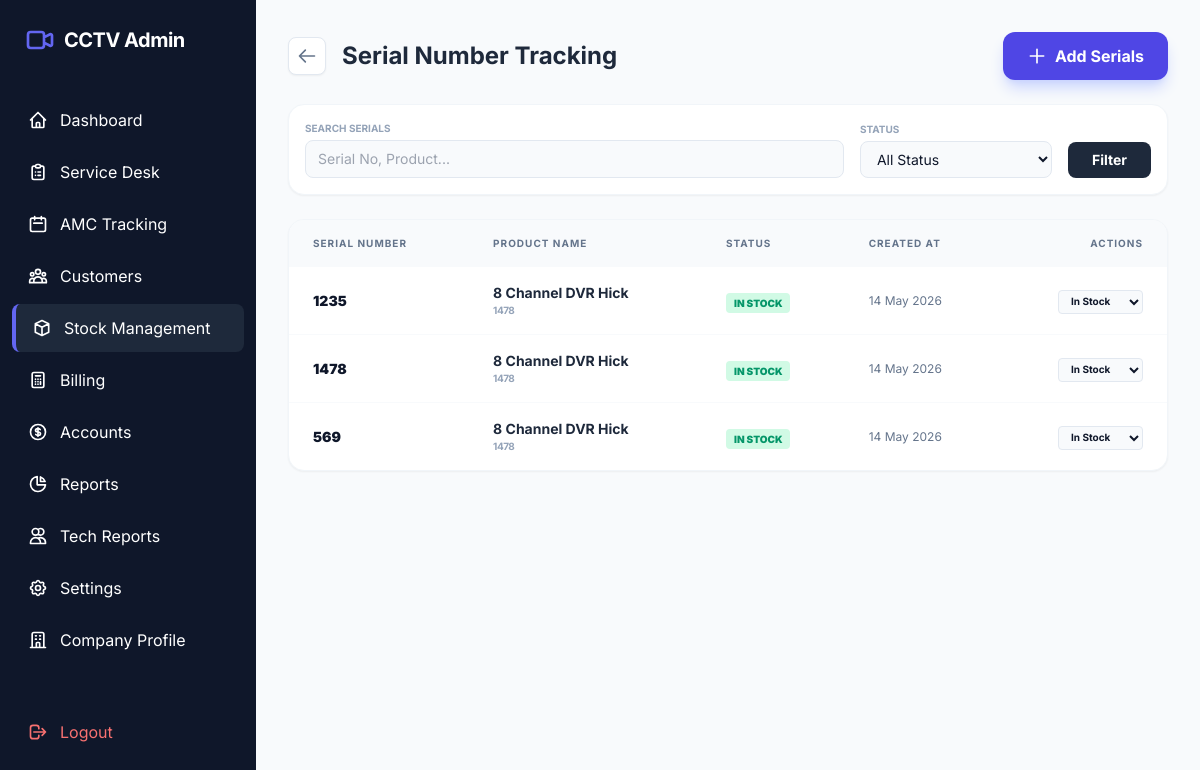
The app's page /admin/stock/serials.php (signed in) with its own data.
### tables this page shows
CREATE TABLE `product_serials` (
  `id` int(11) NOT NULL,
  `product_id` int(11) DEFAULT NULL,
  `serial_number` varchar(100) NOT NULL,
  `status` enum('In Stock','Sold','Defective','Returned') DEFAULT 'In Stock',
  `created_at` timestamp NOT NULL DEFAULT current_timestamp()
);

CREATE TABLE `products` (
  `id` int(11) NOT NULL,
  `category_id` int(11) DEFAULT NULL,
  `product_name` varchar(255) NOT NULL,
  `product_code` varchar(100) DEFAULT NULL,
  `unit` varchar(50) DEFAULT 'Pcs',
  `category` varchar(50) DEFAULT NULL COMMENT 'Camera, DVR, HDD, Power Supply, etc.',
  `serial_number` varchar(100) DEFAULT NULL,
  `unit_price` decimal(10,2) NOT NULL,
  `current_stock` int(11) DEFAULT 0,
  `opening_stock` int(11) DEFAULT 0,
  `description` text DEFAULT NULL,
  `warranty_months` int(11) DEFAULT 12
);

### admin/stock/serials.php (the view, shortened to what this page needs)
<?php
require_once '../../includes/db_connect.php';
$search = $_GET['search'] ?? '';
$query = "SELECT s.*, p.product_name, p.product_code
          FROM product_serials s
          JOIN products p ON s.product_id = p.id
          WHERE 1=1";
$params = [];
$query .= " ORDER BY s.created_at DESC LIMIT 100";
$stmt = $pdo->prepare($query);
$stmt->execute($params);
$serials = $stmt->fetchAll();
require_once '../../includes/header.php';
?>
<div class="space-y-6">
    <div class="flex flex-col md:flex-row justify-between items-start md:items-center gap-4">
        <div class="flex items-center gap-4">
            <a href="index.php" class="p-2 bg-white border border-slate-200 rounded-lg text-slate-500 hover:text-indigo-600 transition shadow-sm">
                <svg xmlns="http://www.w3.org/2000/svg" class="h-5 w-5" fill="none" viewBox="0 0 24 24" stroke="currentColor"><path stroke-linecap="round" stroke-linejoin="round" stroke-width="2" d="M10 19l-7-7m0 0l7-7m-7 7h18" /></svg>
            </a>
            <h1 class="text-2xl font-bold text-slate-800">Serial Number Tracking</h1>
        </div>
        <button onclick="openModal()" class="bg-indigo-600 text-white px-6 py-3 rounded-xl font-bold hover:bg-indigo-700 transition shadow-lg shadow-indigo-200 flex items-center gap-2">
            <svg xmlns="http://www.w3.org/2000/svg" class="h-5 w-5" fill="none" viewBox="0 0 24 24" stroke="currentColor"><path stroke-linecap="round" stroke-linejoin="round" stroke-width="2" d="M12 4v16m8-8H4" /></svg>
            Add Serials
        </button>
    </div>
    <form class="bg-white p-4 rounded-2xl border border-slate-100 shadow-sm flex flex-wrap gap-4 items-end">
        <div class="flex-1 min-w-[200px]">
            <label class="block text-[10px] font-bold text-slate-400 uppercase mb-1">Search Serials</label>
            <input type="text" name="search" value="<?php echo htmlspecialchars($search); ?>" placeholder="Serial No, Product..." class="w-full bg-slate-50 border border-slate-200 rounded-lg px-3 py-2 text-sm outline-none focus:ring-2 focus:ring-indigo-500">
        </div>
        <div class="w-48">
            <label class="block text-[10px] font-bold text-slate-400 uppercase mb-1">Status</label>
            <select name="status" class="w-full bg-slate-50 border border-slate-200 rounded-lg px-3 py-2 text-sm outline-none focus:ring-2 focus:ring-indigo-500">
                <option value="">All Status</option>
            </select>
        </div>
        <button type="submit" class="bg-slate-800 text-white px-6 py-2 rounded-lg text-sm font-bold hover:bg-slate-900 transition">Filter</button>
    </form>
    <div class="bg-white rounded-2xl border border-slate-100 shadow-sm overflow-hidden">
        <div class="overflow-x-auto">
            <table class="w-full text-left">
                <thead>
                    <tr class="bg-slate-50 text-slate-500 text-[10px] uppercase tracking-widest font-bold">
                        <th class="px-6 py-4">Serial Number</th>
                        <th class="px-6 py-4">Product Name</th>
                        <th class="px-6 py-4">Status</th>
                        <th class="px-6 py-4">Created At</th>
                        <th class="px-6 py-4 text-right">Actions</th>
                    </tr>
                </thead>
                <tbody class="divide-y divide-slate-50">
                    <?php if (empty($serials)): ?>
                        <tr><td colspan="5" class="px-6 py-12 text-center text-slate-400 italic">No serial numbers found.</td></tr>
                    <?php else: ?>
                        <?php foreach ($serials as $s): ?>
                        <tr class="hover:bg-slate-50/50 transition">
                            <td class="px-6 py-4 text-sm font-black text-slate-900"><?php echo htmlspecialchars($s['serial_number']); ?></td>
                            <td class="px-6 py-4">
                                <p class="text-sm font-bold text-slate-800"><?php echo htmlspecialchars($s['product_name']); ?></p>
                                <p class="text-[10px] text-slate-400 font-bold uppercase tracking-tighter"><?php echo htmlspecialchars($s['product_code']); ?></p>
                            </td>
                            <td class="px-6 py-4">
                                <?php if ($s['status'] === 'In Stock'): ?>
                                    <span class="px-2 py-1 bg-emerald-100 text-emerald-600 rounded text-[10px] font-black uppercase">In Stock</span>
                                <?php elseif ($s['status'] === 'Sold'): ?>
                                    <span class="px-2 py-1 bg-indigo-100 text-indigo-600 rounded text-[10px] font-black uppercase">Sold</span>
                                <?php else: ?>
                                    <span class="px-2 py-1 bg-rose-100 text-rose-600 rounded text-[10px] font-black uppercase"><?php echo $s['status']; ?></span>
                                <?php endif; ?>
                            </td>
                            <td class="px-6 py-4 text-xs text-slate-500"><?php echo date('d M Y', strtotime($s['created_at'])); ?></td>
                            <td class="px-6 py-4 text-right">
                                <form method="POST" class="inline">
                                    <select name="status" onchange="this.form.submit()" class="bg-slate-50 border border-slate-200 rounded text-[10px] font-bold px-2 py-1 outline-none">
                                        <option value="In Stock" <?php echo $s['status'] === 'In Stock' ? 'selected' : ''; ?>>In Stock</option>
                                    </select>
                                </form>
                            </td>
                        </tr>
                        <?php endforeach; ?>
                    <?php endif; ?>
                </tbody>
            </table>
        </div>
    </div>
</div>
<?php require_once '../../includes/footer.php'; ?>

### includes/header.php (style rules this page uses)
body { font-family: 'Inter', sans-serif; }

### records on screen
product_serials: serial_number "1235", product.product_name "8 Channel DVR Hick", product.product_code "1478", shows "IN STOCK", created_at "14 May 2026", status "In Stock"
product_serials: serial_number "1478", product.product_name "8 Channel DVR Hick", product.product_code "1478", shows "IN STOCK", created_at "14 May 2026", status "In Stock"
product_serials: serial_number "569", product.product_name "8 Channel DVR Hick", product.product_code "1478", shows "IN STOCK", created_at "14 May 2026", status "In Stock"
